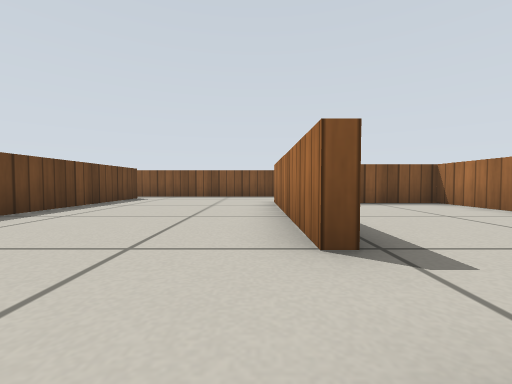
View 1 (above)

24 first-person views from a walk through a world built for the Gazebo simulator. The camera is 0.26 m above the floor, tilts 2° down and sees 90° across. The floor is counted in squares, 0.5 m on a side. Each view is taken from the middle of a square. On the plan, view 1 faces up. The plan holds only what a view shows up to about 9 squares ahead; the rest is blank. Gazebo's built-in surfaces are drawn with simple patterns.

View 2
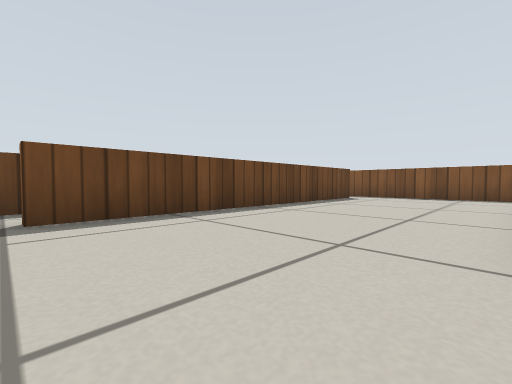

View 3
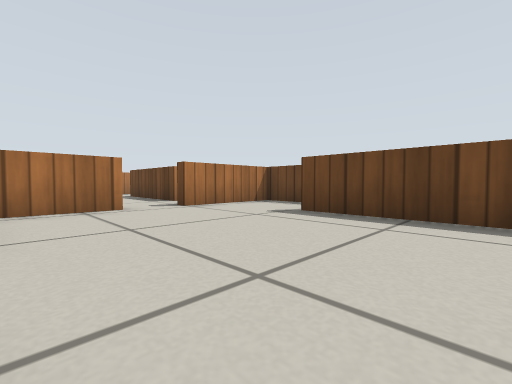

View 4
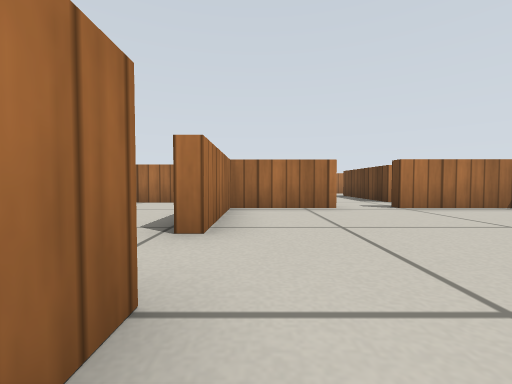

View 5
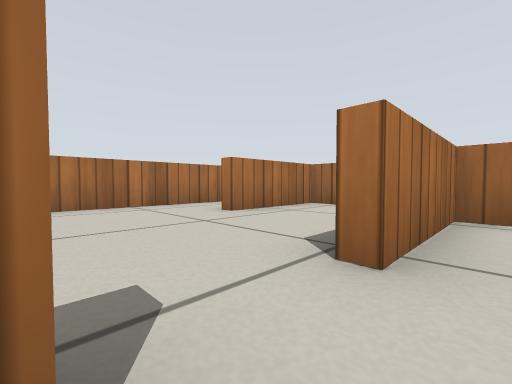

View 6
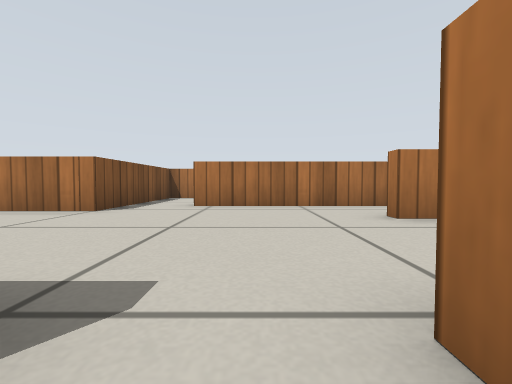

View 7
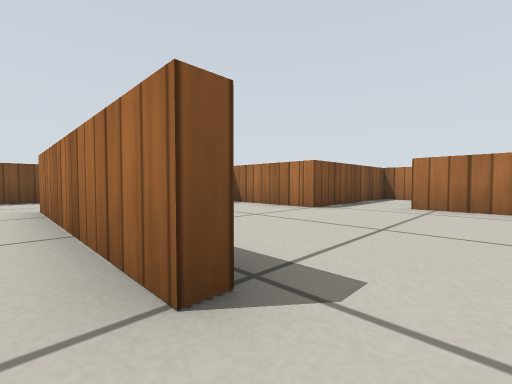

View 8
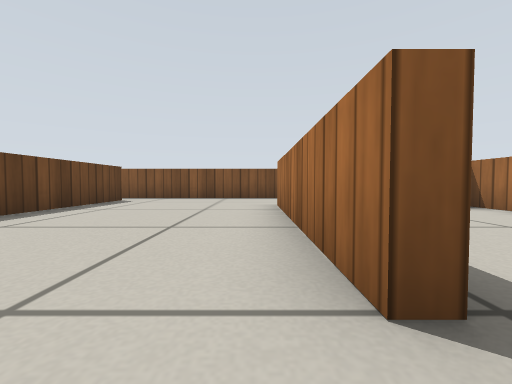

View 9
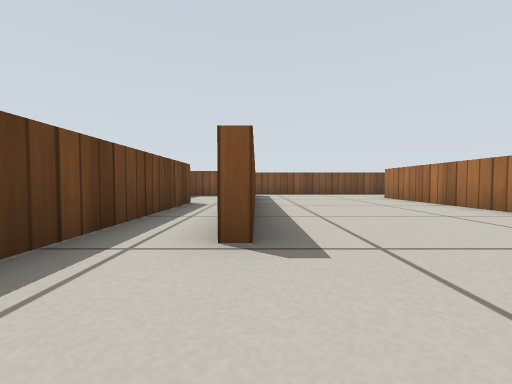

View 10
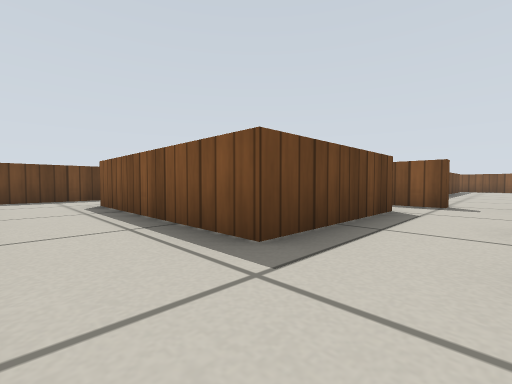

View 11
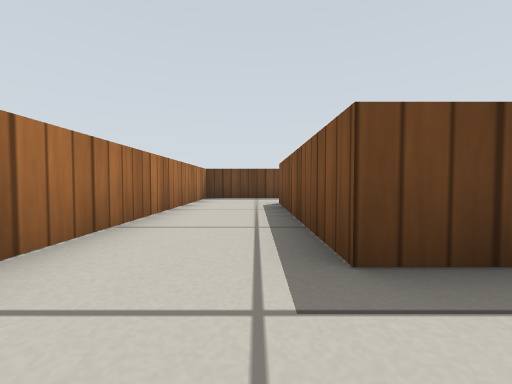

View 12
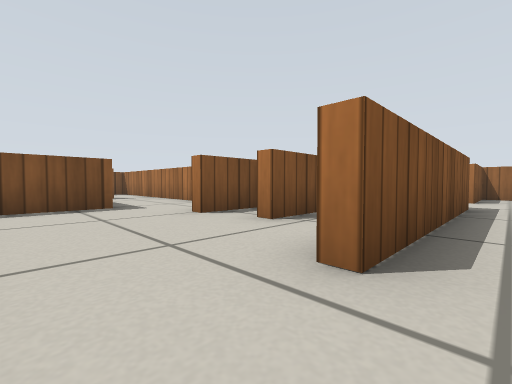

View 13
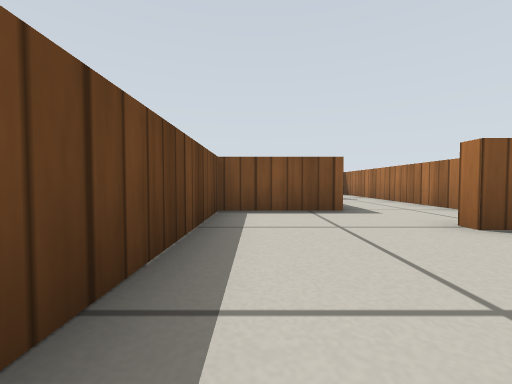

View 14
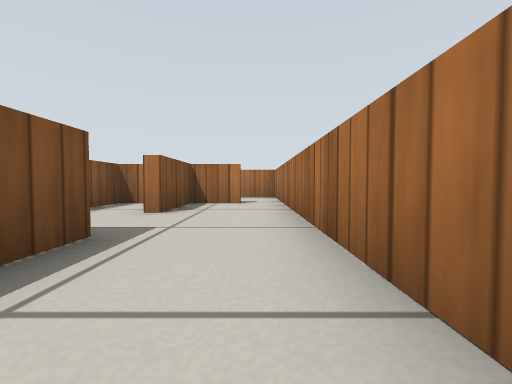

View 15
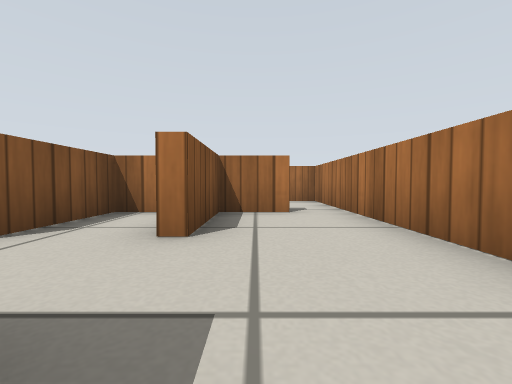

View 16
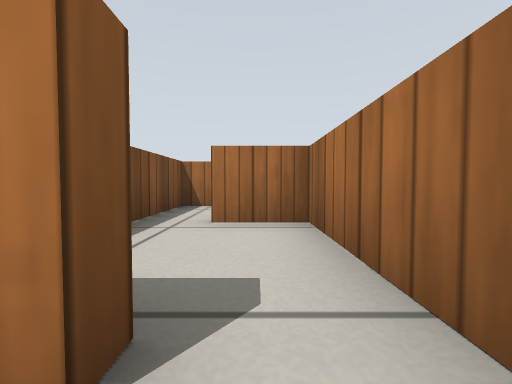

View 17
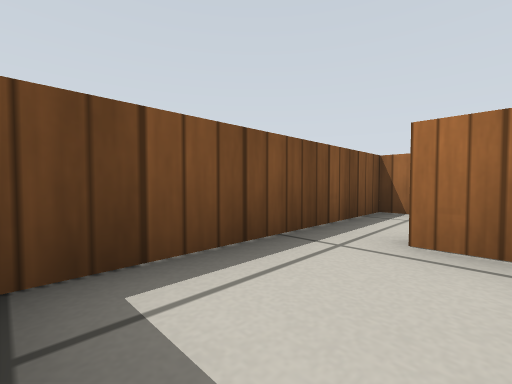

View 18
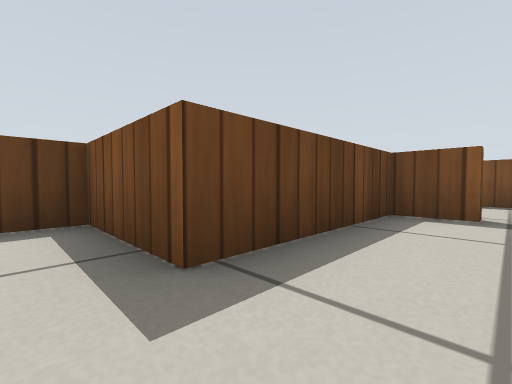

View 19
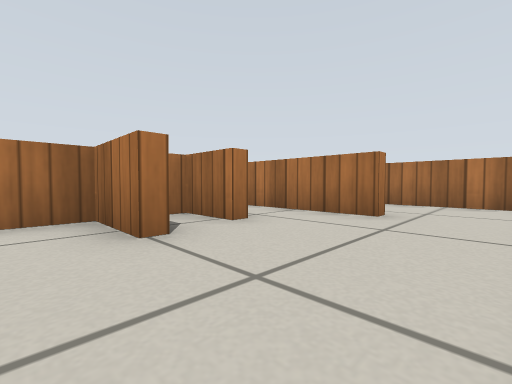

View 20
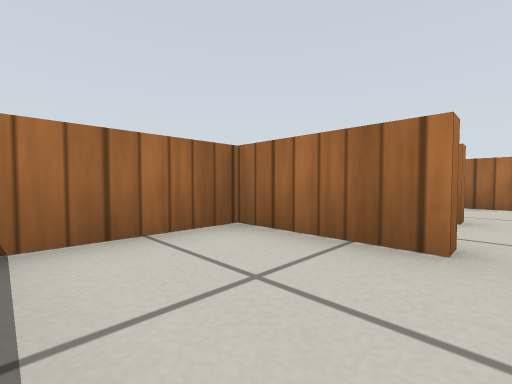

View 21
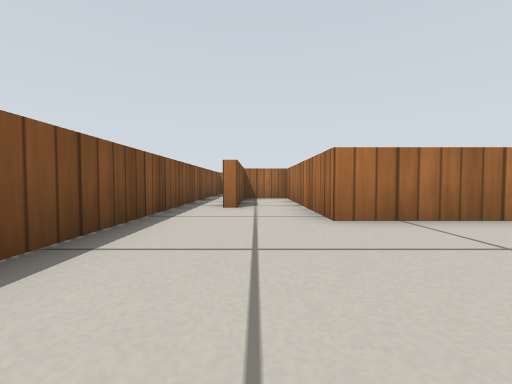

View 22
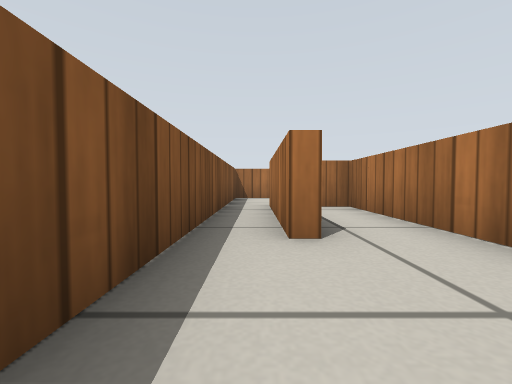

View 23
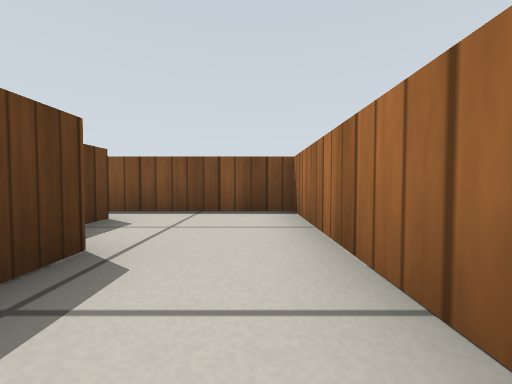

View 24
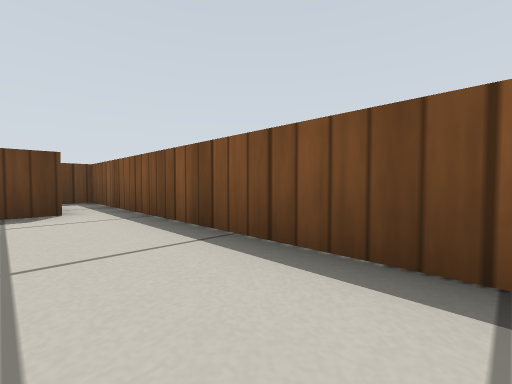

### Floor plan
Points are (right, up) in squares from view 1. A wall is a line through its corners. A room is listed if a view was taken in it or the views show most of it. See-through windows are left out.
Room 1 (views 1, 2, 3, 4, 5, 6, 7, 8, 9, 21, 22, 24)
walls: (0.9, 1.9) (0.5, 1.9) (0.5, 6.9) (5.6, 6.9); (-5.7, 4.7) (-5.7, -2.3) (-2.9, -2.3); (-4, 8.7) (-4, 0.1); (-1.8, -2.3) (0.5, -2.3) (0.5, 0.5); (2.5, 9.7) (-6.7, 9.7) (-6.7, 9); (5.6, 8.4) (2.2, 8.4)
ways out: opening at (-2, -3) to room 4; opening at (2, 9) to room 5; opening at (1, 1) to room 6; opening at (-5, 4)
Room 2 (views 10, 11, 12, 13, 14, 15, 16, 18, 19)
walls: (-3.5, -6.5) (-3.5, -7.4) (-8.5, -7.4) (-8.5, -7.1) (-5.6, -7.1); (-7.4, -5.2) (-6, -5.2) (-6, -4.9); (-6.1, -4.2) (-7.6, -4.2); (-7.6, -3.9) (-6, -3.9) (-6, -2.4); (-8.4, -2.2) (-10.7, -2.2) (-10.7, -9.7) (0.4, -9.7); (0.5, -8.6) (0.5, -7.4) (-1.6, -7.4)
ways out: opening at (1, -9) to room 3; opening at (-2.5, -7) to room 7; opening at (-7, -3) to room 8
Room 3 (view 17)
walls: (5.8, -8) (5.8, -7.4) (0.9, -7.4); (0.4, -9.7) (3.4, -9.7) (3.4, -8.4)
ways out: opening at (1, -9) to room 2
Room 4 (view 20)
walls: (-1.8, -5.2) (0.5, -5.2) (0.5, -2.9); (-2.9, -2.6) (-4, -2.6)
ways out: opening at (-2, -3) to room 1; opening at (-2.5, -5) to room 7
Room 5 (view 23)
walls: (6.7, 7) (6.7, 6.2); (8.7, 5.6) (8.7, 9.7) (2.5, 9.7); (2.2, 8.7) (5.9, 8.7) (5.9, 8.1)
ways out: opening at (2, 9) to room 1
Room 6 (no view inside)
walls: (4.7, 3.9) (4.7, 6.6) (2.6, 6.6); (5.8, -1.5) (5.8, 2.5); (2.1, -3.9) (3.7, -3.9) (3.7, -1)
ways out: opening at (1, 1) to room 1; opening at (5, -2.5); opening at (5, 3)
Room 7 (no view inside)
walls: (0.5, -6.2) (0.5, -5.5) (-1.6, -5.5); (-3.5, -3.9) (-3.5, -6.5)
ways out: opening at (-2.5, -7) to room 2; opening at (-2.5, -5) to room 4
Room 8 (no view inside)
walls: (-7.3, 1.9) (-7.3, 1.5) (-8.4, 1.5) (-8.4, -2.2); (-6.9, 4.4) (-7.5, 4.4); (-6, -2.4) (-6, 2)
ways out: opening at (-7, -3) to room 2

Positions as (right, up) in squares from view 1, and headings:
1: (0, 0), facing up
2: (0, 0), facing up-left
3: (0, 3), facing down-left
4: (0, 3), facing down
5: (0, 2), facing down-right
6: (0, 1), facing right
7: (0, 1), facing up-right
8: (0, 1), facing up
9: (-4, -2), facing up
10: (-2, -9), facing up-left
11: (-2, -8), facing left
12: (-10, -8), facing up-right
13: (-10, -7), facing up
14: (-6, -9), facing right
15: (-4, -8), facing right
16: (0, -9), facing right
17: (1, -9), facing up-right
18: (-7, -3), facing up-left
19: (-10, -3), facing down-right
20: (-2, -3), facing down-right
21: (-3, 8), facing right
22: (0, 9), facing right
23: (8, 5), facing up
24: (1, 8), facing up-left
